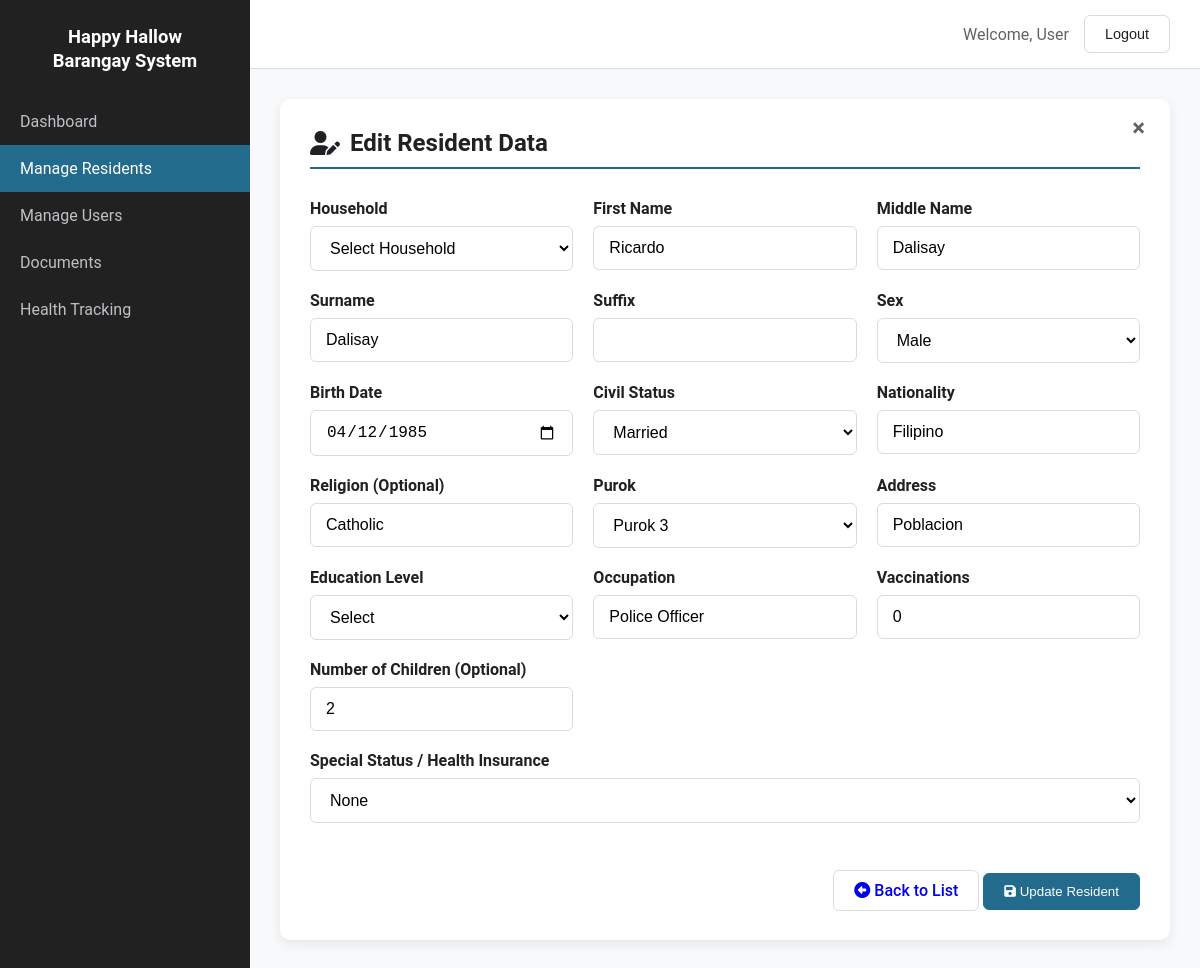
/admin/addnewresidents.php?id=18 (signed in), run on the app's committed database.
### tables this page shows
CREATE TABLE IF NOT EXISTS `residents` (
  `person_id` int NOT NULL AUTO_INCREMENT,
  `household_id` int NOT NULL,
  `first_name` text NOT NULL,
  `middle_name` varchar(255) DEFAULT NULL,
  `surname` varchar(255) NOT NULL,
  `suffix` varchar(50) DEFAULT NULL,
  `sex` text NOT NULL,
  `birthdate` date NOT NULL,
  `civil_status` varchar(20) NOT NULL,
  `nationality` varchar(20) NOT NULL,
  `religion` varchar(100) DEFAULT NULL,
  `purok` int NOT NULL,
  `address` varchar(150) NOT NULL,
  `residency_start_date` date DEFAULT NULL,
  `education_level` varchar(20) NOT NULL,
  `occupation` varchar(50) NOT NULL,
  `is_senior` tinyint(1) NOT NULL,
  `is_disabled` tinyint(1) NOT NULL,
  `health_insurance` varchar(100) DEFAULT NULL,
  `vaccination` int DEFAULT NULL,
  `is_pregnant` tinyint(1) DEFAULT NULL,
  `children_count` int DEFAULT NULL,
  PRIMARY KEY (`person_id`),
  KEY `household_id` (`household_id`)
);

### admin/addnewresidents.php (the view, shortened to what this page needs)
<?php
$logged_in_username = isset($_SESSION['user_name']) ? $_SESSION['user_name'] : 'User';
include '../db_connect.php';
$editMode = false;
$residentId = isset($_GET['id']) ? intval($_GET['id']) : null;
$resData = [];
if ($residentId) {
    $editMode = true;
    $stmt = $conn->prepare("SELECT * FROM residents WHERE person_id = ?");
    $stmt->bind_param("i", $residentId);
    $stmt->execute();
    $result = $stmt->get_result();
    $resData = $result->fetch_assoc();
}
$current_status = getSelectedStatus($resData);
?>
<!DOCTYPE html>
<html lang="en">
<head>
<link rel="stylesheet" href="https://cdnjs.cloudflare.com/ajax/libs/font-awesome/6.0.0-beta3/css/all.min.css" />
</head>
<body>
<div class="app-container">
<div class="sidebar">
            <div class="logo">Happy Hallow<br />Barangay System</div>
            <nav class="main-nav">
                <ul>
                    <li><a href="admin_dashboard.php">Dashboard</a></li>
                    <li><a href="residents.php" class="active">Manage Residents</a></li>
                    <li><a href="users.php">Manage Users</a></li>
                    <li><a href="documents.php">Documents</a></li>
                    <li><a href="health_tracking.php">Health Tracking</a></li>
                </ul>
            </nav>
        </div>
<div class="main-content">
<header class="topbar">
  <div class="topbar-right">
    <span id="userName" class="user-info">Welcome, <?php echo htmlspecialchars($logged_in_username); ?></span>
    <button id="logoutBtn" class="btn logout-btn">Logout</button>
  </div>
</header>
<main class="page-content">
<div class="form-card">
<a href="residents.php" class="close-btn" title="Back to Residents List">&times;</a>
<h2 class="form-title">
    <i class="fas fa-user-<?php echo $editMode ? "edit" : "plus"; ?>"></i>
    <?php echo $editMode ? "Edit Resident Data" : "Add New Resident"; ?>
</h2>
<form id="residentForm" enctype="multipart/form-data">
<div class="form-grid">
<div class="input-group">
    <label>Household</label>
    <select name="household_id" required>
        <option value="">Select Household</option>
    </select>
</div>
<div class="input-group">
    <label>First Name</label>
    <input type="text" name="first_name" required value="<?php echo htmlspecialchars($resData['first_name'] ?? ''); ?>">
</div>
<div class="input-group">
    <label>Middle Name</label>
    <input type="text" name="middle_name" value="<?php echo htmlspecialchars($resData['middle_name'] ?? ''); ?>">
</div>
<div class="input-group">
    <label>Surname</label>
    <input type="text" name="surname" required value="<?php echo htmlspecialchars($resData['surname'] ?? ''); ?>">
</div>
<div class="input-group">
    <label>Suffix</label>
    <input type="text" name="suffix" value="<?php echo htmlspecialchars($resData['suffix'] ?? ''); ?>">
</div>
<div class="input-group">
    <label>Sex</label>
    <select name="sex" required>
        <option value="Male" <?php if(($resData['sex'] ?? '')=='Male') echo 'selected'; ?>>Male</option>
    </select>
</div>
<div class="input-group">
    <label>Birth Date</label>
    <input type="date" name="birthdate" required value="<?php echo htmlspecialchars($resData['birthdate'] ?? ''); ?>">
</div>
<div class="input-group">
    <label>Civil Status</label>
    <select name="civil_status" required>
        <option value="Married" <?php if(($resData['civil_status'] ?? '')=='Married') echo 'selected'; ?>>Married</option>
    </select>
</div>
<div class="input-group">
    <label>Nationality</label>
    <input type="text" name="nationality" required value="<?php echo htmlspecialchars($resData['nationality'] ?? 'Filipino'); ?>">
</div>
<div class="input-group">
    <label>Religion (Optional)</label>
    <input type="text" name="religion" value="<?php echo htmlspecialchars($resData['religion'] ?? ''); ?>">
</div>
<div class="input-group">
    <label>Purok</label>
    <select name="purok" required>
        <?php for($i=1;$i<=5;$i++): ?>
            <option value="<?= $i ?>" <?php if(($resData['purok'] ?? '')==$i) echo 'selected'; ?>>Purok <?= $i ?></option>
        <?php endfor; ?>
    </select>
</div>
<div class="input-group">
    <label>Address</label>
    <input type="text" name="address" required value="<?php echo htmlspecialchars($resData['address'] ?? ''); ?>">
</div>
<div class="input-group">
    <label>Education Level</label>
    <select name="education_level" required>
        <option value="">Select</option>
    </select>
</div>
<div class="input-group">
    <label>Occupation</label>
    <input type="text" name="occupation" value="<?php echo htmlspecialchars($resData['occupation'] ?? ''); ?>">
</div>
<div class="input-group">
    <label>Vaccinations</label>
    <input type="text" name="vaccination" placeholder="e.g., COVID-19 (3 doses)" value="<?php echo htmlspecialchars($resData['vaccination'] ?? ''); ?>">
</div>
<div class="input-group">
    <label>Number of Children (Optional)</label>
    <input type="number" name="children_count" value="<?php echo htmlspecialchars($resData['children_count'] ?? '0'); ?>">
</div>
<div class="input-group" style="grid-column: 1 / -1;">
    <label>Special Status / Health Insurance</label>
    <select name="special_status" id="specialStatus" onchange="toggleSpecialSections()">
        <option value="None" <?php if($current_status == 'None') echo 'selected'; ?>>None</option>
    </select>
</div>
<div class="button-group" style="grid-column: 1 / -1;">
    <a href="residents.php" class="btn"><i class="fas fa-arrow-alt-circle-left"></i> Back to List</a>
    <button type="submit" class="btn primary-btn"><i class="fas fa-save"></i> <?php echo $editMode ? "Update Resident" : "Submit Resident"; ?></button>
</div>
</div>
</form>
</div>
</main>
</div>
</div>
</body>
</html>

### admin/addnewresidents.php (style rules this page uses)
:root { --primary-color: #226b8dff; --primary-dark: #226b8dff; --secondary-color: #5f6368; --danger-color: #ea4335; --success-color: #28a745; --warning-color: #ffc107; --background-color: #f8f9fa; --card-background: #ffffff; --sidebar-bg: #212121; --text-color: #202124; --text-light: #5f6368; --border-color: #dadce0; --radius: 10px; --shadow: 0 4px 12px rgba(0, 0, 0, 0.08); }
* { box-sizing: border-box; }
body { margin: 0; font-family: "Roboto", Arial, sans-serif; background: var(--background-color); color: var(--text-color); }
a { text-decoration: none; }
.app-container { display: flex; min-height: 100vh; }
.sidebar { width: 250px; background: var(--sidebar-bg); color: white; }
.logo { padding: 25px; text-align: center; font-weight: 700; font-size: 1.15rem; line-height: 1.3; }
.main-nav ul { list-style: none; padding: 0; margin: 0; }
.main-nav a { display: block; padding: 14px 20px; color: #bdc1c6; }
.main-nav a:hover, .main-nav a.active { background: var(--primary-dark); color: white; }
.main-content { flex: 1; }
.topbar { background: white; padding: 15px 30px; border-bottom: 1px solid var(--border-color); display: flex; justify-content: flex-end; align-items: center; }
.topbar-right { display: flex; align-items: center; }
.user-info { margin-right: 15px; color: var(--text-light); }
.logout-btn { padding: 8px 15px; border: 1px solid var(--border-color); background: transparent; color: var(--text-color); font-size: 0.9rem; cursor: pointer; border-radius: 6px; transition: background-color 0.2s; font-weight: 500; }
.page-content { padding: 30px; }
.page-content h2 { margin-top: 0; margin-bottom: 25px; color: var(--text-color); display: flex; align-items: center; gap: 10px; }
.page-content .form-title { border-bottom: 2px solid var(--primary-color); padding-bottom: 10px; margin-bottom: 30px; }
.form-card { background: var(--card-background); border-radius: var(--radius); box-shadow: var(--shadow); padding: 30px; max-width: 900px; margin: 0 auto; position: relative; }
.close-btn { position: absolute; top: 15px; right: 25px; font-size: 24px; font-weight: bold; color: var(--text-light); transition: color 0.2s; }
.form-grid { display: grid; grid-template-columns: repeat(auto-fit, minmax(250px, 1fr)); gap: 20px; }
.input-group { margin-bottom: 0; }
.input-group label { display: block; margin-bottom: 8px; font-weight: 600; color: var(--text-color); }
.input-group input[type="text"], .input-group input[type="date"], .input-group input[type="number"], .input-group input[type="email"], .input-group select { width: 100%; padding: 12px 15px; border: 1px solid var(--border-color); border-radius: 6px; font-size: 1rem; transition: border-color 0.2s, box-shadow 0.2s; background-color: #ffffff; }
.button-group { margin-top: 30px; text-align: right; }
.btn { padding: 10px 20px; border-radius: 6px; font-weight: 500; border: 1px solid var(--border-color); cursor: pointer; transition: background-color 0.2s, box-shadow 0.2s; }
.primary-btn { background: var(--primary-color); color: white; border-color: var(--primary-color); }

### data on the page
residents: first_name "Ricardo", middle_name "Dalisay", surname "Dalisay", sex "Male", birthdate "04/12/1985", civil_status "Married", nationality "Filipino", religion "Catholic", purok "Purok 3", address "Poblacion", occupation "Police Officer", vaccination "0", children_count "2"

### other printed values
$logged_in_username "User"
